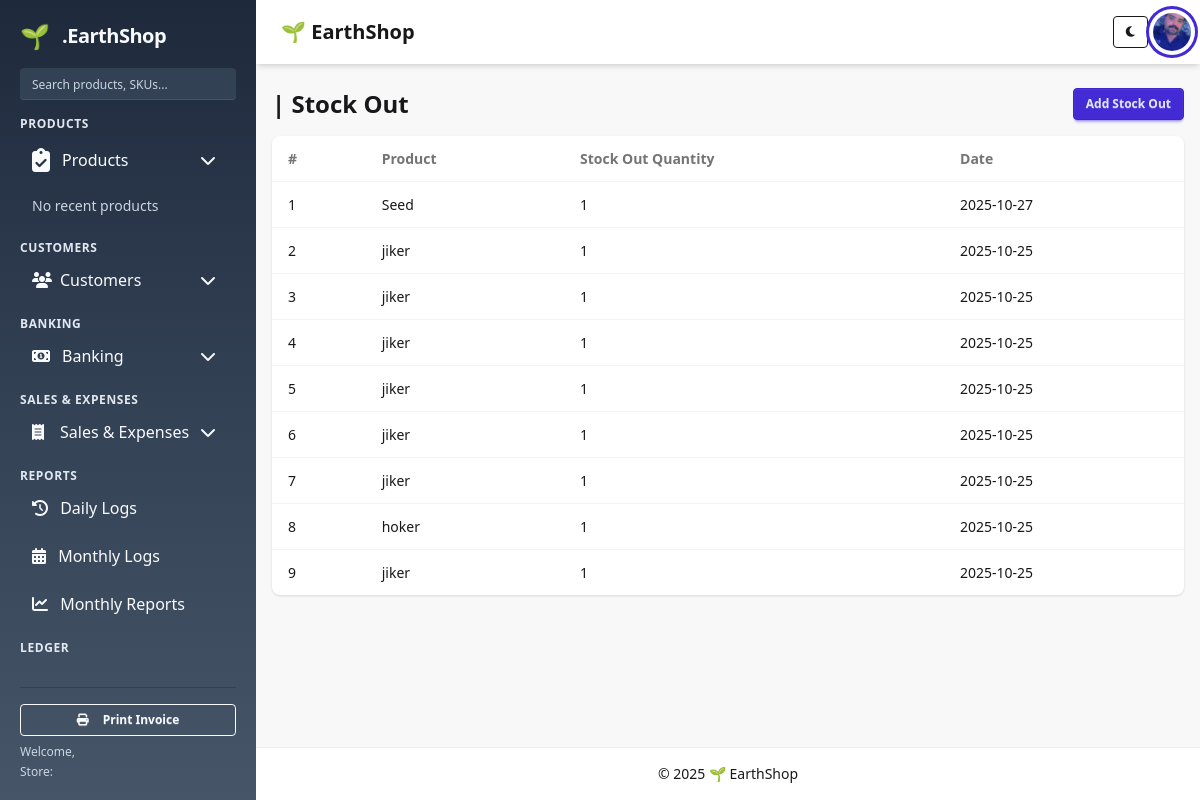
Before: /products/stockout/ with the older database file.
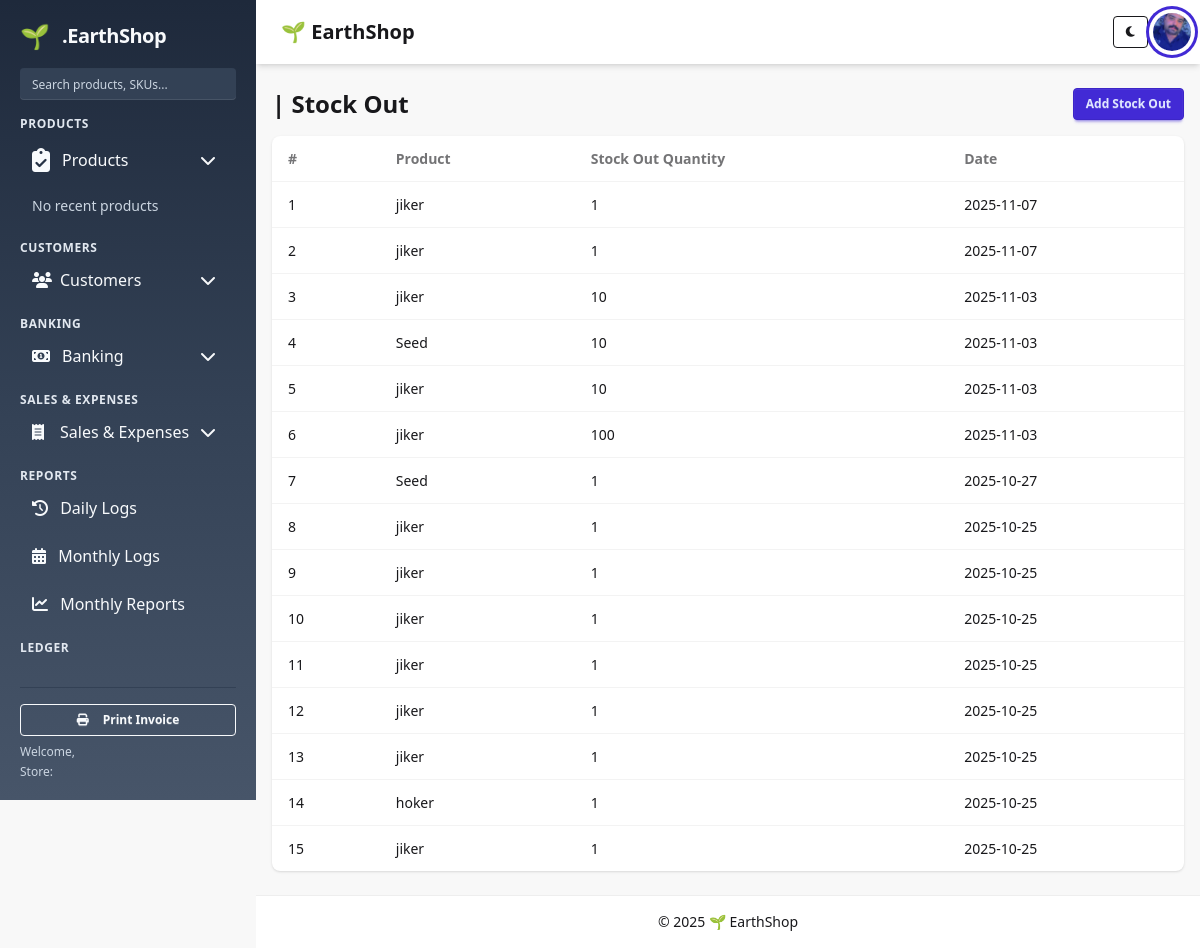
After: the same page with the newer database file.
### products/models.py (models this page shows, shortened)
class StockOut(models.Model):
    product = models.ForeignKey('Product', related_name='stockout_product', on_delete=models.CASCADE)
    stock_out_quantity = models.PositiveIntegerField(default=0)
    date = models.DateField(default=timezone.now)
    invoice = models.ForeignKey(
        'sales.Invoice', related_name='invoice_stockout',
        blank=True, null=True, on_delete=models.CASCADE
    )

class Product(models.Model):
    category = models.ForeignKey(Category, on_delete=models.CASCADE)
    name = models.CharField(max_length=200)
    stock = models.IntegerField(default=0)
    quantity = models.IntegerField(default=0)
    buying_price = models.DecimalField(max_digits=10, decimal_places=2)
    date = models.DateField(default=timezone.now, null=True, blank=True)

### products/views.py (the view)
# urls.py: path('stockout/', views.stockout_list, name='stockout_list'),
def stockout_list(request):
    stockouts = StockOut.objects.select_related('product', 'invoice').all().order_by('-date', '-id')
    return render(request, 'products/stockout_list.html', {'stockouts': stockouts, 'product_specific': False})

### templates/products/stockout_list.html (shortened to what this page needs)
{% extends 'base.html' %}
{% block content %}
<div class="flex items-center justify-between mb-4">
  <h2 class="text-2xl font-bold">{{ product.name }} | {{ product.category.name }} Stock Out</h2>
  <a href="{% url 'products:add_stock_out' product.id %}" class="btn btn-sm btn-primary">Add Stock Out</a>
</div>
<div class="card bg-base-100 shadow">
  <div class="overflow-x-auto">
    <table class="table w-full">
      <thead>
        <tr>
          <th>#</th>
          <th>Product</th>
          <th>Stock Out Quantity</th>
          <th>Date</th>
        </tr>
      </thead>
      <tbody>
        {% for s in stockouts %}
        <tr>
          <td>{{ forloop.counter }}</td>
          <td>{{ s.product.name }}</td>
          <td>{{ s.stock_out_quantity }}</td>
          <td>{{ s.date|date:"Y-m-d" }}</td>
        </tr>
        {% empty %}
        <tr><td colspan="4" class="text-center py-4 text-gray-500">No stockouts yet.</td></tr>
        {% endfor %}
      </tbody>
    </table>
  </div>
</div>
{% endblock %}

Changed rows visible on the page:
added StockOut: product.name "jiker", stock_out_quantity "1", date "2025-11-07"
added StockOut: product.name "jiker", stock_out_quantity "1", date "2025-11-07"
added StockOut: product.name "jiker", stock_out_quantity "10", date "2025-11-03"
added StockOut: product.name "Seed", stock_out_quantity "10", date "2025-11-03"
added StockOut: product.name "jiker", stock_out_quantity "10", date "2025-11-03"
added StockOut: product.name "jiker", stock_out_quantity "100", date "2025-11-03"
